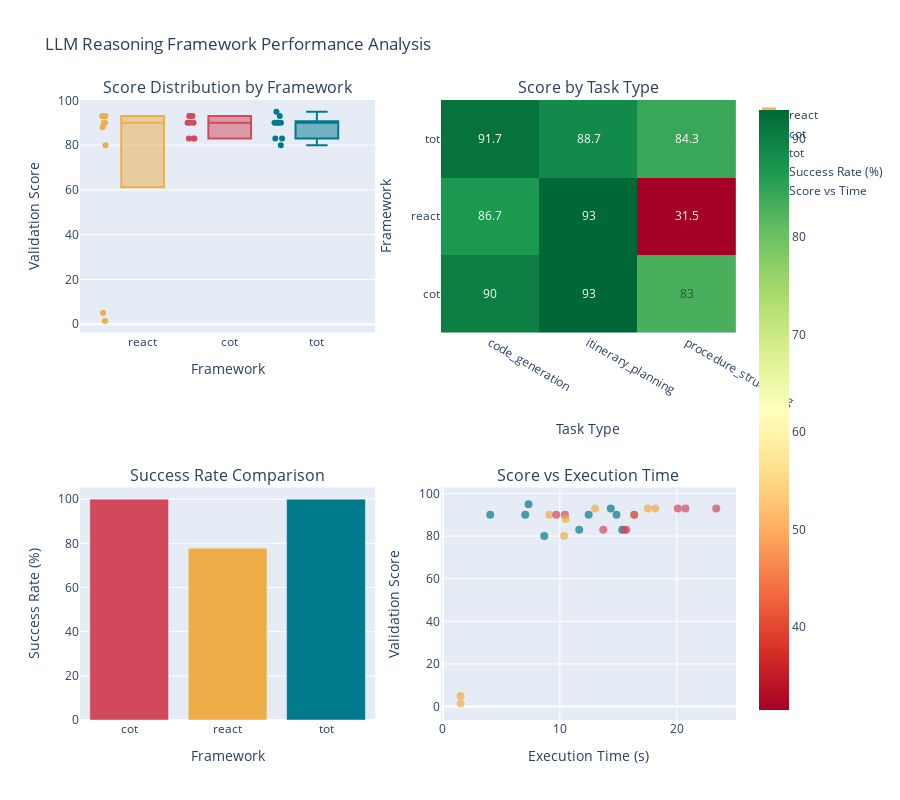

Notebook source saved alongside this figure:
### Markdown cell above
## 📊 Interactive Data Visualizations

Comprehensive visual analysis of framework performance and comparisons.

## Reasoning Frameworks

**ReAct:** Combines reasoning and action in iterative cycles  
**Chain-of-Thought:** Sequential step-by-step logical reasoning  
**Tree-of-Thoughts:** Explores multiple reasoning branches

### Code cell
# Initialize frameworks
frameworks = AgentFactory.get_available_frameworks()
llm_manager = LLMManager()

print("🧠 REASONING FRAMEWORKS")
print("=" * 50)
for framework in frameworks:
    print(f"✅ {framework.upper()}")

print(f"\n🎯 Experiment Design: {len(frameworks)} frameworks × 1 task per type × 3 runs = {len(frameworks) * 3 * 3} total experiments")

# 1. Validation Score Comparison Across Frameworks
if df is not None:
    # Create subplot layout
    fig = make_subplots(
        rows=2, cols=2,
        subplot_titles=['Score Distribution by Framework', 'Score by Task Type', 
                       'Success Rate Comparison', 'Score vs Execution Time'],
        specs=[[{"secondary_y": False}, {"secondary_y": False}],
               [{"secondary_y": False}, {"secondary_y": False}]]
    )
    
    # 1. Box plot of scores by framework
    for i, framework in enumerate(df['framework'].unique()):
        subset = df[df['framework'] == framework]
        fig.add_trace(
            go.Box(y=subset['validation_score'], name=framework, 
                   boxpoints='all', jitter=0.3, pointpos=-1.8,
                   marker_color=FRAMEWORK_COLORS.get(framework, '#888888')),
            row=1, col=1
        )
    
    # 2. Score by task type heatmap data
    score_matrix = df.pivot_table(values='validation_score', 
                                  index='framework', 
                                  columns='task_type', 
                                  aggfunc='mean')
    
    fig.add_trace(
        go.Heatmap(z=score_matrix.values, 
                   x=score_matrix.columns, 
                   y=score_matrix.index,
                   colorscale='RdYlGn',
                   text=score_matrix.values.round(1),
                   texttemplate="%{text}",
                   textfont={"size": 12}),
        row=1, col=2
    )
    
    # 3. Success rate bar chart with custom colors
    success_rates = df.groupby('framework')['validation_passed'].mean() * 100
    fig.add_trace(
        go.Bar(x=success_rates.index, y=success_rates.values, 
               name='Success Rate (%)', 
               marker_color=get_framework_colors(success_rates.index)),
        row=2, col=1
    )
    
    # 4. Score vs Execution Time scatter with custom colors
    fig.add_trace(
        go.Scatter(x=df['execution_time'], y=df['validation_score'],
                   mode='markers', 
                   marker=dict(size=8, 
                              color=[FRAMEWORK_COLORS.get(fw, '#888888') for fw in df['framework']],
                              opacity=0.7),
                   text=df['framework'] + '<br>' + df['task_type'],
                   name='Score vs Time'),
        row=2, col=2
    )
    
    # Update layout
    fig.update_layout(height=800, showlegend=True, 
                      title_text="LLM Reasoning Framework Performance Analysis")
    fig.update_xaxes(title_text="Framework", row=1, col=1)
    fig.update_yaxes(title_text="Validation Score", row=1, col=1)
    fig.update_xaxes(title_text="Task Type", row=1, col=2)
    fig.update_yaxes(title_text="Framework", row=1, col=2)
    fig.update_xaxes(title_text="Framework", row=2, col=1)
    fig.update_yaxes(title_text="Success Rate (%)", row=2, col=1)
    fig.update_xaxes(title_text="Execution Time (s)", row=2, col=2)
    fig.update_yaxes(title_text="Validation Score", row=2, col=2)
    
    fig.show()
    
else:
    print("❌ No data available for visualization")

### Figure 1 — Plotly figure (JSON) as saved in the notebook; plotly's stock layout.template omitted (floating-point values rounded to 4 significant figures)
{"data": [{"boxpoints": "all", "jitter": 0.3, "marker": {"color": "#edae49"}, "name": "react", "pointpos": -1.8, "type": "box", "xaxis": "x", "y": [90.0, 80.0, 90.0, 93.0, 93.0, 93.0, 5.0, 88.0, 1.5], "yaxis": "y"}, {"boxpoints": "all", "jitter": 0.3, "marker": {"color": "#d1495b"}, "name": "cot", "pointpos": -1.8, "type": "box", "xaxis": "x", "y": [90.0, 90.0, 90.0, 93.0, 93.0, 93.0, 83.0, 83.0, 83.0], "yaxis": "y"}, {"boxpoints": "all", "jitter": 0.3, "marker": {"color": "#00798c"}, "name": "tot", "pointpos": -1.8, "type": "box", "xaxis": "x", "y": [95.0, 90.0, 90.0, 83.0, 93.0, 90.0, 80.0, 83.0, 90.0], "yaxis": "y"}, {"colorscale": [[0, "rgb(165,0,38)"], [0.1, "rgb(215,48,39)"], [0.2, "rgb(244,109,67)"], [0.3, "rgb(253,174,97)"], [0.4, "rgb(254,224,139)"], [0.5, "rgb(255,255,191)"], [0.6, "rgb(217,239,139)"], [0.7, "rgb(166,217,106)"], [0.8, "rgb(102,189,99)"], [0.9, "rgb(26,152,80)"], [1, "rgb(0,104,55)"]], "text": [[90.0, 93.0, 83.0], [86.7, 93.0, 31.5], [91.7, 88.7, 84.3]], "textfont": {"size": 12}, "texttemplate": "%{text}", "type": "heatmap", "x": ["code_generation", "itinerary_planning", "procedure_structuring"], "xaxis": "x2", "y": ["cot", "react", "tot"], "yaxis": "y2", "z": [[90.0, 93.0, 83.0], [86.67, 93.0, 31.5], [91.67, 88.67, 84.33]]}, {"marker": {"color": ["#d1495b", "#edae49", "#00798c"]}, "name": "Success Rate (%)", "type": "bar", "x": ["cot", "react", "tot"], "xaxis": "x3", "y": [100.0, 77.78, 100.0], "yaxis": "y3"}, {"marker": {"color": ["#edae49", "#edae49", "#edae49", "#d1495b", "#d1495b", "#d1495b", "#00798c", "#00798c", "#00798c", "#edae49", "#edae49", "#edae49", "#d1495b", "#d1495b", "#d1495b", "#00798c", "#00798c", "#00798c", "#edae49", "#edae49", "#edae49", "#d1495b", "#d1495b", "#d1495b", "#00798c", "#00798c", "#00798c"], "opacity": 0.7, "size": 8}, "mode": "markers", "name": "Score vs Time", "text": ["react<br>code_generation", "react<br>code_generation", "react<br>code_generation", "cot<br>code_generation", "cot<br>code_generation", "cot<br>code_generation", "tot<br>code_generation", "tot<br>code_generation", "tot<br>code_generation", "react<br>itinerary_planning", "react<br>itinerary_planning", "react<br>itinerary_planning", "cot<br>itinerary_planning", "cot<br>itinerary_planning", "cot<br>itinerary_planning", "tot<br>itinerary_planning", "tot<br>itinerary_planning", "tot<br>itinerary_planning", "react<br>procedure_structuring", "react<br>procedure_structuring", "react<br>procedure_structuring", "cot<br>procedure_structuring", "cot<br>procedure_structuring", "cot<br>procedure_structuring", "tot<br>procedure_structuring", "tot<br>procedure_structuring", "tot<br>procedure_structuring"], "type": "scatter", "x": [16.37, 10.37, 9.101, 9.697, 10.44, 16.37, 7.323, 7.038, 4.043, 18.16, 17.54, 13.02, 20.1, 20.75, 23.38, 15.34, 14.36, 14.85, 1.508, 10.51, 1.505, 15.68, 13.72, 15.54, 8.669, 11.66, 12.47], "xaxis": "x4", "y": [90.0, 80.0, 90.0, 90.0, 90.0, 90.0, 95.0, 90.0, 90.0, 93.0, 93.0, 93.0, 93.0, 93.0, 93.0, 83.0, 93.0, 90.0, 5.0, 88.0, 1.5, 83.0, 83.0, 83.0, 80.0, 83.0, 90.0], "yaxis": "y4"}], "layout": {"annotations": [{"font": {"size": 16}, "showarrow": false, "text": "Score Distribution by Framework", "x": 0.225, "xanchor": "center", "xref": "paper", "y": 1, "yanchor": "bottom", "yref": "paper"}, {"font": {"size": 16}, "showarrow": false, "text": "Score by Task Type", "x": 0.775, "xanchor": "center", "xref": "paper", "y": 1, "yanchor": "bottom", "yref": "paper"}, {"font": {"size": 16}, "showarrow": false, "text": "Success Rate Comparison", "x": 0.225, "xanchor": "center", "xref": "paper", "y": 0.375, "yanchor": "bottom", "yref": "paper"}, {"font": {"size": 16}, "showarrow": false, "text": "Score vs Execution Time", "x": 0.775, "xanchor": "center", "xref": "paper", "y": 0.375, "yanchor": "bottom", "yref": "paper"}], "height": 800, "showlegend": true, "title": {"text": "LLM Reasoning Framework Performance Analysis"}, "xaxis": {"anchor": "y", "domain": [0, 0.45], "title": {"text": "Framework"}}, "xaxis2": {"anchor": "y2", "domain": [0.55, 1], "title": {"text": "Task Type"}}, "xaxis3": {"anchor": "y3", "domain": [0, 0.45], "title": {"text": "Framework"}}, "xaxis4": {"anchor": "y4", "domain": [0.55, 1], "title": {"text": "Execution Time (s)"}}, "yaxis": {"anchor": "x", "domain": [0.625, 1], "title": {"text": "Validation Score"}}, "yaxis2": {"anchor": "x2", "domain": [0.625, 1], "title": {"text": "Framework"}}, "yaxis3": {"anchor": "x3", "domain": [0, 0.375], "title": {"text": "Success Rate (%)"}}, "yaxis4": {"anchor": "x4", "domain": [0, 0.375], "title": {"text": "Validation Score"}}}}
